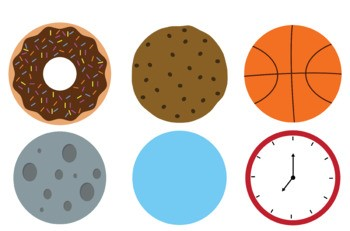
#> input picture python/morecircles.jpg, 350 x 231 px
$ python circles.py
#> lines starting #> are read from the running program, lines starting #| are printed output that depends on the picture; after the words box and inside, x2 and y2 are one past the last pixel; in counts of white or black regions, pixels touching at a corner belong together
import numpy as np
import cv2 as cv
img = cv.imread('morecircles.jpg')
#> img is the input picture: shape (231, 350, 3); mean B, G, R 180.9, 192, 205.2
output = img.copy()
gray = cv.cvtColor(img, cv.COLOR_BGR2GRAY)
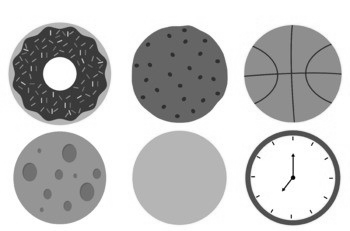
#> gray: shape (231, 350); min 0, max 255, mean 194.6
gray = cv.medianBlur(gray, 5)
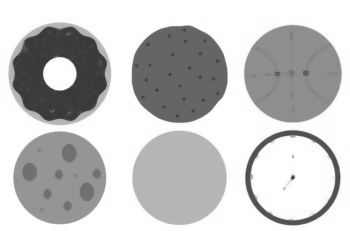
#> gray: shape (231, 350); min 55, max 255, mean 195.2
circles = cv.HoughCircles(gray, cv.HOUGH_GRADIENT, 1, 20,
                          param1=200, param2=30, minRadius=0, maxRadius=0)
#> circles = [[292.5, 72.5, 48.5], [179.5, 177.5, 46.7], [178.5, 72.5, 47.7], [60.5, 177.5, 46.6], [56.5, 75.5, 48.1], [291.5, 170.5, 48.9], [72.5, 57.5, 30.8], [302.5, 188.5, 32.5], [59.5, 95.5, 27.5], [84.5, 191.5, 9.6]]
detected_circles = np.uint16(np.around(circles))
#> detected_circles = [[292, 72, 48], [180, 178, 47], [178, 72, 48], [60, 178, 47], [56, 76, 48], [292, 170, 49], [72, 58, 31], [302, 188, 32], [60, 96, 28], [84, 192, 10]]
for (x, y, r) in detected_circles[0, :]:
    cv.circle(output, (x, y), r, (0, 0, 0), 3)
    cv.circle(output, (x, y), 2, (0, 255, 255), 3)
#> this loop made 10 passes
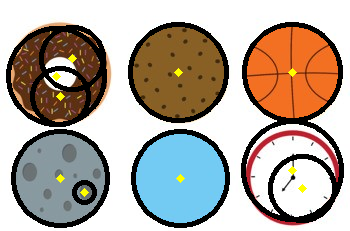
#> output: shape (231, 350, 3); 14.65% of pixels changed, all inside (x1, y1, x2, y2) = (6, 22, 344, 228)

cv.imshow('output', output)
cv.waitKey(0)
cv.destroyAllWindows()
